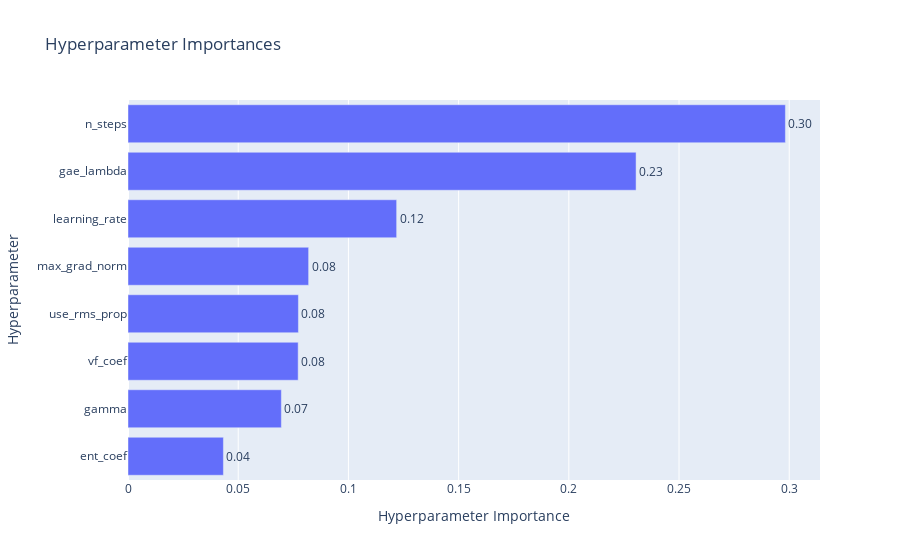

Write notebook code for a chart like this one.
### Markdown cell above
**Plot Hyperparameter Importance**

This plot estimates the relative importance of each hyperparameter based on how they affect the objective function.

### Code cell
from optuna.visualization import plot_param_importances

fig = plot_param_importances(study)
fig.show()

### Figure 1 — Plotly figure (JSON) as saved in the notebook; plotly's stock layout.template omitted (floating-point values rounded to 4 significant figures)
{"data": [{"cliponaxis": false, "hovertemplate": ["ent_coef (CategoricalDistribution): 0.04328086715475403<extra></extra>", "gamma (CategoricalDistribution): 0.06957866528512312<extra></extra>", "vf_coef (CategoricalDistribution): 0.0772069572635577<extra></extra>", "use_rms_prop (CategoricalDistribution): 0.07732076593893676<extra></extra>", "max_grad_norm (CategoricalDistribution): 0.08195033882205761<extra></extra>", "learning_rate (CategoricalDistribution): 0.1218853728850023<extra></extra>", "gae_lambda (CategoricalDistribution): 0.2305149735159116<extra></extra>", "n_steps (CategoricalDistribution): 0.2982620591346571<extra></extra>"], "name": "Objective Value", "orientation": "h", "text": ["0.04", "0.07", "0.08", "0.08", "0.08", "0.12", "0.23", "0.30"], "textposition": "outside", "type": "bar", "x": [0.04328, 0.06958, 0.07721, 0.07732, 0.08195, 0.1219, 0.2305, 0.2983], "y": ["ent_coef", "gamma", "vf_coef", "use_rms_prop", "max_grad_norm", "learning_rate", "gae_lambda", "n_steps"]}], "layout": {"title": {"text": "Hyperparameter Importances"}, "xaxis": {"title": {"text": "Hyperparameter Importance"}}, "yaxis": {"title": {"text": "Hyperparameter"}}}}
